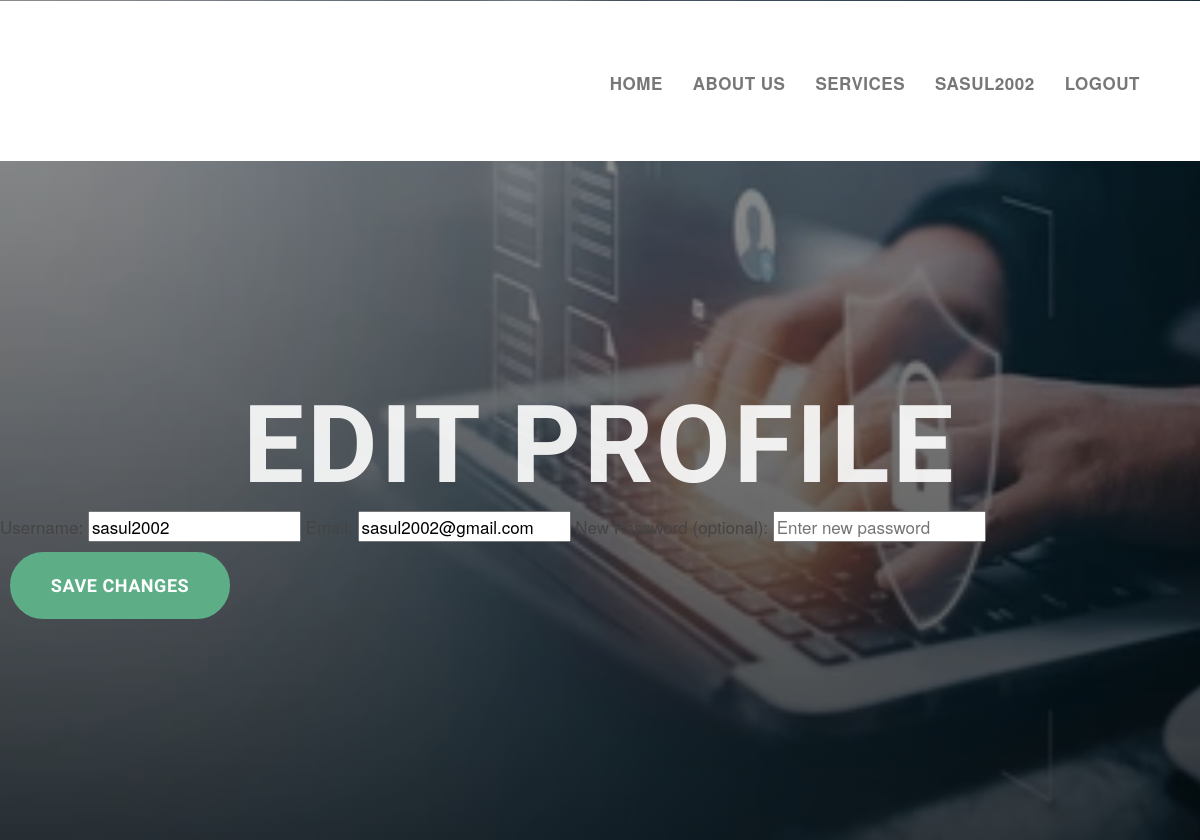
Screenshot of /edit_profile (signed in) with the database file from the repository.
### models.py (models this page shows)
class User(SQLModel, table=True):
    id: Optional[int] = Field(default=None, primary_key=True)
    username: str = Field(index=True, unique=True)
    email: str = Field(index=True, unique=True)
    password: str

### auth.py (the view, shortened to what this page needs)
@auth_bp.route('/edit_profile', methods=['GET', 'POST'])
def edit_profile():
    if 'user_id' not in session:
        return redirect(url_for('auth.signin'))
    with Session(engine) as db:
        user = db.get(User, session['user_id'])
    return render_template('edit_profile.html', user=user)

### templates/edit_profile.html (shortened to what this page needs)
{% extends "base.html" %}
{% block content %}
<div class="form-container">
  <h2>Edit Profile</h2>
  <form method="POST">
    <label>Username:</label>
    <input type="text" name="username" value="{{ user.username }}" required>
    <label>Email:</label>
    <input type="email" name="email" value="{{ user.email }}" required>
    <label>New Password (optional):</label>
    <input type="password" name="password" placeholder="Enter new password">
    <button type="submit">Save Changes</button>
  </form>
</div>
{% endblock %}

### templates/base.html (shortened to what this page needs)
<!DOCTYPE html>
<html lang="en">
<head>
  <link rel="stylesheet" href="{{ url_for('static', filename='css/style.css') }}">
  <link rel="stylesheet" href="{{ url_for('static', filename='css/featherlight.min.css') }}">
  <link rel="stylesheet" href="{{ url_for('static', filename='css/normalize.css') }}">
    <link href="https://cdn.jsdelivr.net/npm/bootstrap@5.3.8/dist/css/bootstrap.min.css" rel="stylesheet">
	<link rel="stylesheet" href="css/normalize.css">
	<link rel="stylesheet" href="css/style.css">
	<link rel="stylesheet" href="css/featherlight.min.css">
</head>
<body>
  <section id="banner"><a name="home"></a>
	<header id="top">
		<div class="wrapper">
			<h1 class="logo"><a href="#">Log File Analyzer</a></h1>
			<nav>
				<ul id="navigation">
					<li><a href="/">Home</a></li>
					<li><a href="#about">About Us</a></li>
					<li><a href="#services">Services</a></li>
					 {% if session.get('username') %}
      <li><a href="/dashboard">{{ session['username'] }}</a></li>
      <li><a href="{{ url_for('auth.signout') }}">Logout</a></li>
    {% else %}
      <li><a href="/sign">Sign in / Sign up</a></li>
    {% endif %}
				</ul>
			</nav>
		</div>
	</header>
  <main>
    {% block content %}{% endblock %}
  </main>
</body>
</html>

### static/css/style.css (style rules this page uses)
* { -webkit-box-sizing: border-box; -moz-box-sizing: border-box; box-sizing: border-box; }
html, html a { -webkit-font-smoothing: antialiased; -moz-osx-font-smoothing: grayscale; text-shadow: 1px 1px 1px rgba(0, 0, 0, 0.004); }
html, body { min-height: 100%; }
body { font-size: 17px; color: #444; font-family: "Helvetica Neue", Helvetica, Arial, sans-serif; background: #050505; }
h1, h2, h3, h4, h5, h6 { font-family: 'Arimo', sans-serif; text-transform: uppercase; font-weight: 700; color: #ffffff; margin: 0; padding: 0; }
h2 { font-size: 60px; }
ul, li { list-style: none; margin: 0; padding: 0; }
a { text-decoration: none; color: #5dae87; }
.wrapper { max-width: 1190px; margin: 0 auto; position: relative; }
a.button-1, a.button-2, button { color: #fff; background: #5dae87; border: 2px solid #5dae87; border-radius: 999px; margin-top: -2px; margin-left: 10px; font-family: 'Arimo', sans-serif; text-transform: uppercase; font-weight: 700; font-size: 18px; letter-spacing: 0.03em; display: inline-block; width: 220px; margin: 10px; text-align: center; padding: 18px 0; }
header#top { background: #fff; height: 160px; }
h1.logo a { display: inline-block; float: left; color: #444; line-height: 2.25; text-indent: -4999px; background: url(../images/logo.png) no-repeat; margin: 40px 0 0 40px; width: 56px; height: 74px; }
header#top nav { display: inline-block; float: right; width: auto; margin-top: 60px; margin-right: 40px; }
header#top nav ul li { display: inline-block; float: left; }
header#top nav ul li a { display: inline-block; background: none; padding: 10px 15px; color: #777; font-weight: 700; text-transform: uppercase; letter-spacing: 0.03em; }
#banner { height: 840px; background: linear-gradient(rgba(0, 0, 0, 0.4), rgba(0, 0, 0, 0.7)), #f1f6f4 url("/static/images/banner-bg.jpg") no-repeat center; position: relative; padding: 1px 0 0 0; background-size: cover; }
#banner h2 { margin: 220px auto 0; padding: 0 5%; opacity: 0.9; color: #ffffff; font-size: 108px; text-align: center; text-transform: uppercase; font-weight: 700; letter-spacing: 0.03em; }

### rows the page displays
User: username "SASUL2002", username "sasul2002", email "sasul2002@gmail.com"
